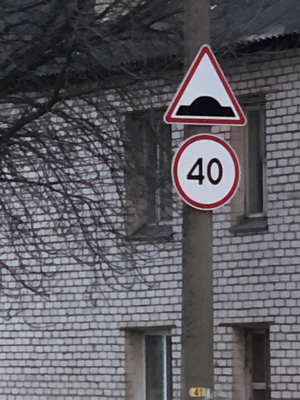
#> input picture Task-1/img3.png, 300 x 400 px
$ jupyter execute test.ipynb   (older library calls are emulated)
#> lines starting #> are read from the running program, lines starting #| are printed output that depends on the picture
#> further down, scene_image is the input picture: shape (400, 300, 3); mean B, G, R 96.7, 91.2, 93.5
[cell 1]
import cv2
import numpy as np
import matplotlib.pyplot as plt

def gabor_filter_bank(k_size=5, num_filters=8):
    """Create a bank of Gabor filters."""
#> called with k_size = 7, num_filters = 8
    filters = []
    for theta in np.linspace(0, np.pi, num_filters, endpoint=False):  # Different orientations
        for sigma in [1.0, 2.0]:  # Different scales
            kernel = cv2.getGaborKernel((k_size, k_size), sigma, theta, 10, 0.5, 0, ktype=cv2.CV_32F)
            filters.append(kernel)
    return filters

def apply_gabor_filters(image, filters):
    """Apply each Gabor filter to the image and return the combined results."""
    filtered_images = []
    for kernel in filters:
        # Apply the filter (convolution) to the image
        filtered_image = cv2.filter2D(image, cv2.CV_8UC3, kernel)
        filtered_images.append(filtered_image)
#> this loop made 16 passes
#> pass 1, in apply_gabor_filters, `filtered_image = cv2.filter2D(image, cv2.CV_8UC3, kernel)`:
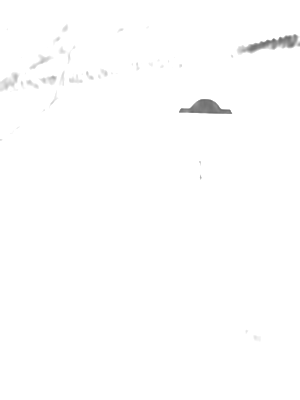
#> filtered_image: shape (400, 300); min 109, max 255, mean 253.8
#> after the loop, filtered_images = 16 items

    # Combine filtered images by taking the absolute value of the sum of all filtered images
    combined = np.zeros_like(image, dtype=np.float32)
    for filtered_image in filtered_images:
        combined += np.abs(filtered_image)

    # Normalize the result for better visualization
    combined = np.uint8(np.clip(combined, 0, 255))
#> combined: shape (400, 300); every value is 255
    return combined

def outline_using_gabor(image):
    """Use Gabor filters to extract an outline of a sign in the image."""
    # Convert the image to grayscale
    gray_image = cv2.cvtColor(image, cv2.COLOR_BGR2GRAY)

    # Create a bank of Gabor filters
    filters = gabor_filter_bank(k_size=7, num_filters=8)

    # Apply Gabor filters to the grayscale image
    filtered_image = apply_gabor_filters(gray_image, filters)

    # Apply threshold to get a binary outline
    _, thresholded_image = cv2.threshold(filtered_image, 127, 255, cv2.THRESH_BINARY)

    return thresholded_image

# Load your scene image
scene_image = cv2.imread("./Task-1/img3.png")

# Get the outline of the sign in the scene using Gabor filters
outline_image = outline_using_gabor(scene_image)

# Display the results
plt.figure(figsize=(10, 5))
plt.subplot(1, 2, 1)
plt.imshow(cv2.cvtColor(scene_image, cv2.COLOR_BGR2RGB))
plt.title("Original Scene")
plt.axis('off')

plt.subplot(1, 2, 2)
plt.imshow(outline_image, cmap='gray')
plt.title("Outline Using Gabor Filters")
plt.axis('off')

plt.show()
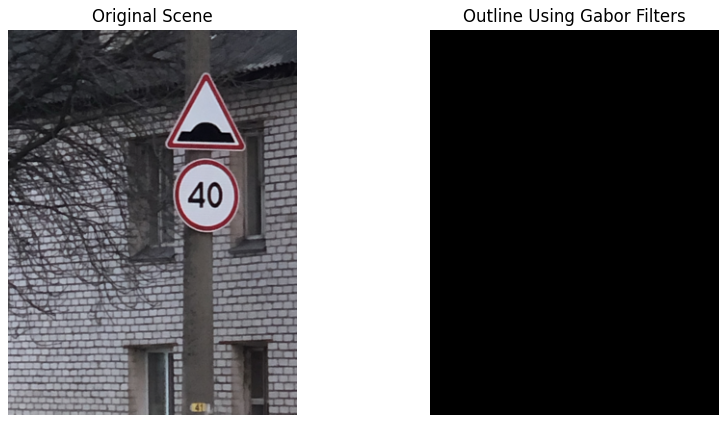
#> figure drawn by matplotlib, 2 panels
